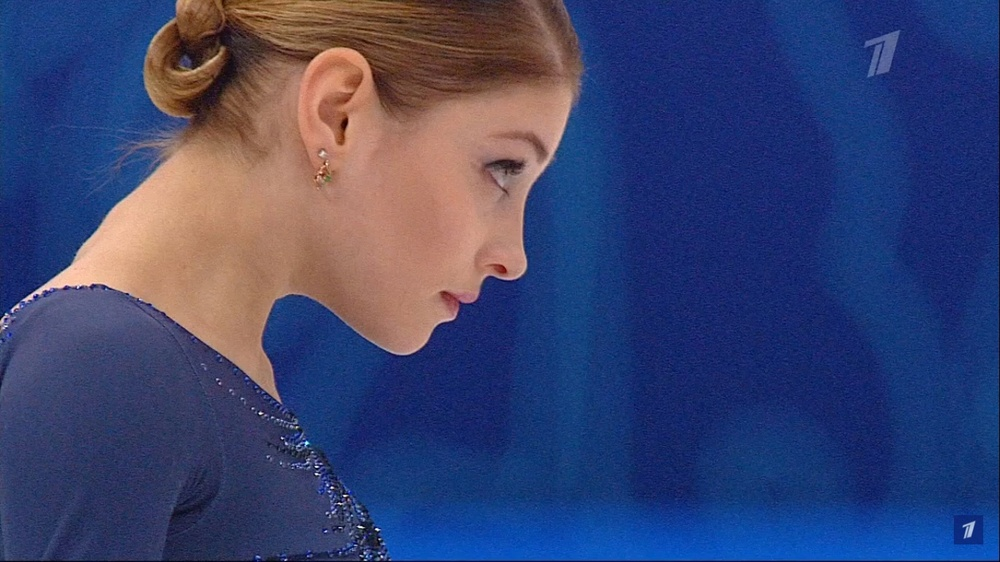
#> input picture src/lab1/images/1.jpg, 1000 x 562 px, shrunk from 1366 x 768 before the run, found by its file name
$ python 1_2.py
#> lines starting #> are read from the running program, lines starting #| are printed output that depends on the picture; after the words box and inside, x2 and y2 are one past the last pixel; in counts of white or black regions, pixels touching at a corner belong together
"""
Используя пороговые преобразования, добиться того, чтобы
фигура девушки попала в одну группу, а фон – в другую.
"""
import cv2


# Открытие цветной картинки
img = cv2.imread(r"D:\pythonprograms\techvision\techvision_etu_2025\src\lab1\images\1.jpg", flags=cv2.IMREAD_GRAYSCALE)
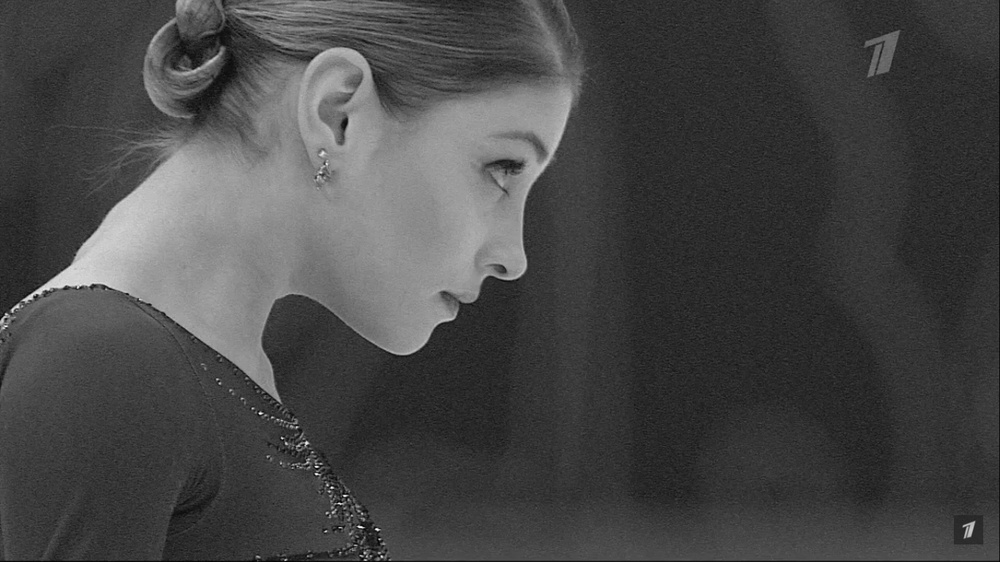
#> img: shape (562, 1000); min 0, max 255, mean 70.5
# Создание и отображение первого окна
cv2.namedWindow("pictures", flags=cv2.WINDOW_AUTOSIZE)
cv2.imshow("pictures", img)
# Adaptive threshold
img_chbf = cv2.adaptiveThreshold(
    img, 255, cv2.ADAPTIVE_THRESH_MEAN_C, cv2.THRESH_BINARY_INV, 11, 10
)
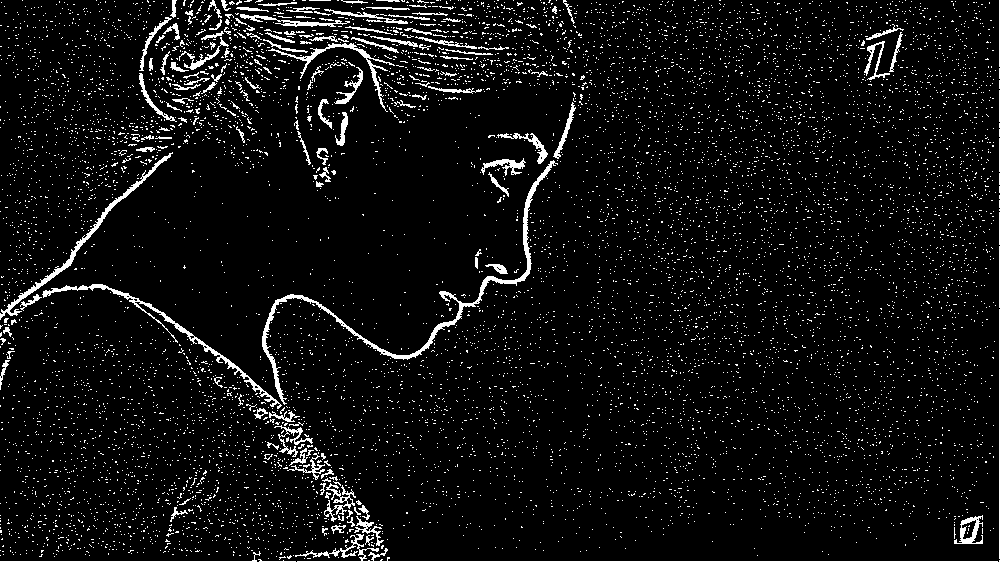
#> img_chbf: shape (562, 1000); 5.9% white in thin lines or dots
cv2.imshow("Adaptive", img_chbf)
# Пороговое преобразование
res, imgpd = cv2.threshold(img, 100, 255, cv2.THRESH_BINARY)
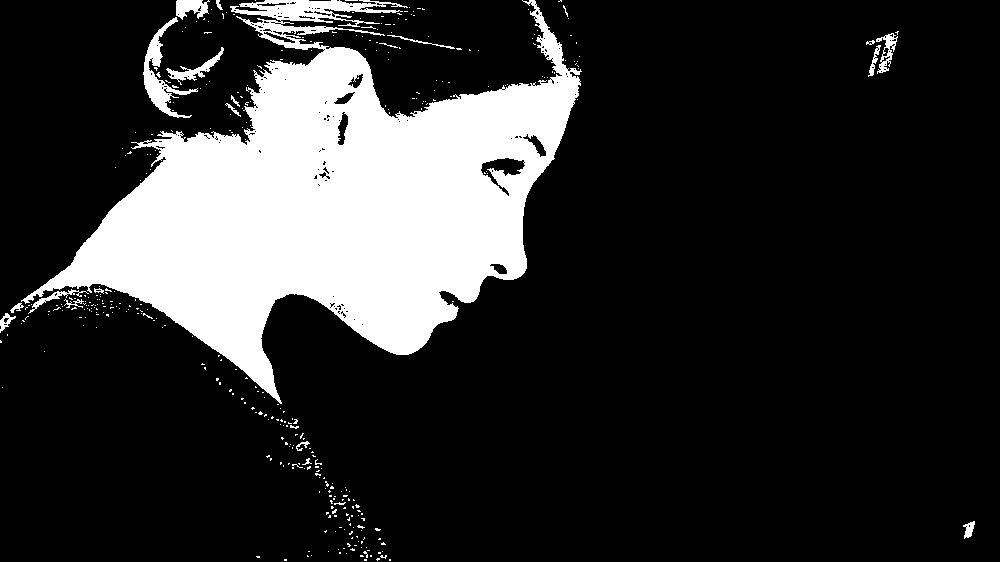
#> imgpd: shape (562, 1000); 18.4% white; 378 white regions (356 under 20 px), largest, box (x1, y1, x2, y2) and area: (21, 0, 582, 404) 98657, (143, 17, 198, 118) 1382, (166, 47, 224, 85) 477
cv2.imshow("Porog", imgpd)
print(res)
# Инвертированное пороговое преобразование
res, imgpf = cv2.threshold(img, 100, 255, cv2.THRESH_BINARY_INV)
cv2.imshow("Porog_inv", imgpf)
# Бесконечное ожидание - окна закроются только при нажатии ESC
print("Нажмите ESC чтобы закрыть все окна")
while True:
    key = cv2.waitKey(0)
#> (key Esc is pressed here)
    if key == 27: # Код клавиши ESC
        break
cv2.destroyAllWindows()

$ run again, with src/lab1/images/2.jpg copied over src/lab1/images/1.jpg
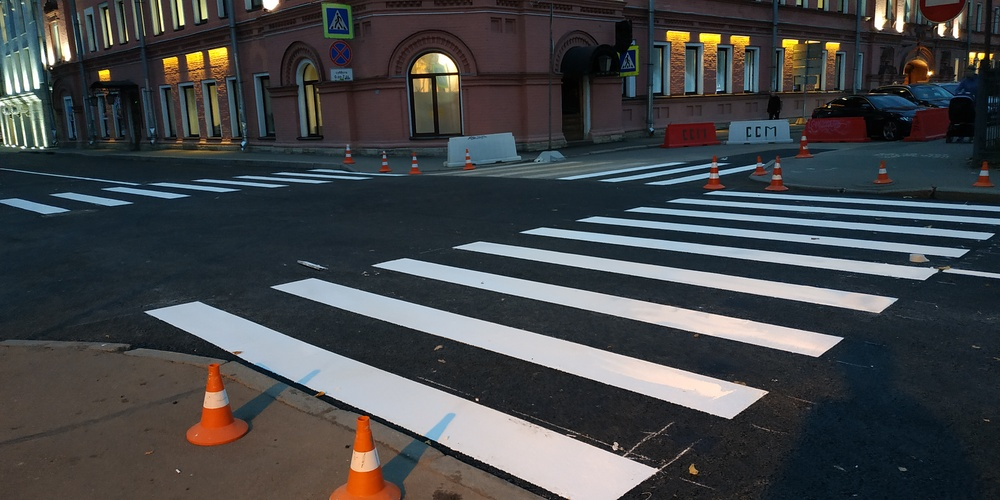
#> input picture src/lab1/images/2.jpg, 1000 x 500 px, shrunk from 4000 x 2000 before the run, found by its file name
#> `img_chbf = cv2.adaptiveThreshold( img, 255, cv2.ADAPTIVE_THRESH_MEAN_C..`:
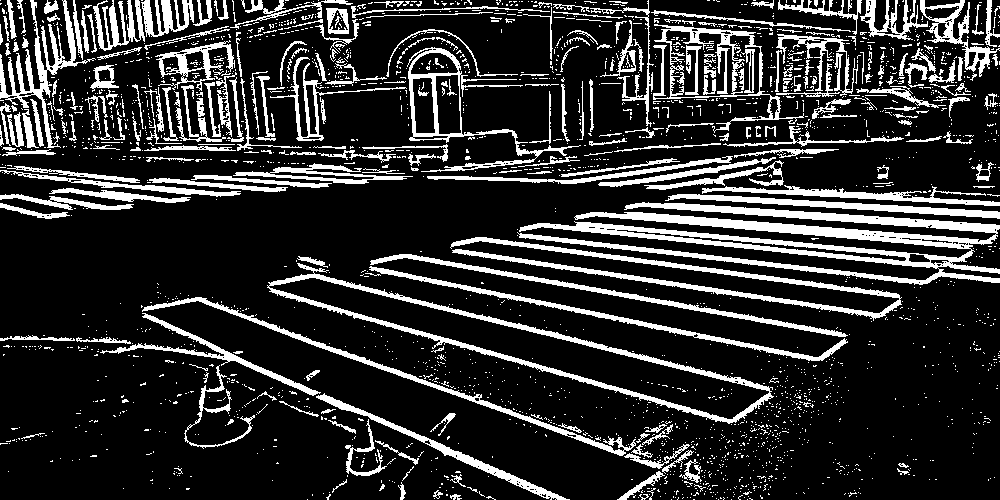
#> img_chbf: shape (500, 1000); 18.2% white; 2482 white regions (2208 under 20 px), largest, box (x1, y1, x2, y2) and area: (517, 202, 1000, 285) 12582, (267, 263, 774, 424) 5137, (450, 237, 902, 321) 4285
#> `res, imgpd = cv2.threshold(img, 100, 255, cv2.THRESH_BINARY)`:
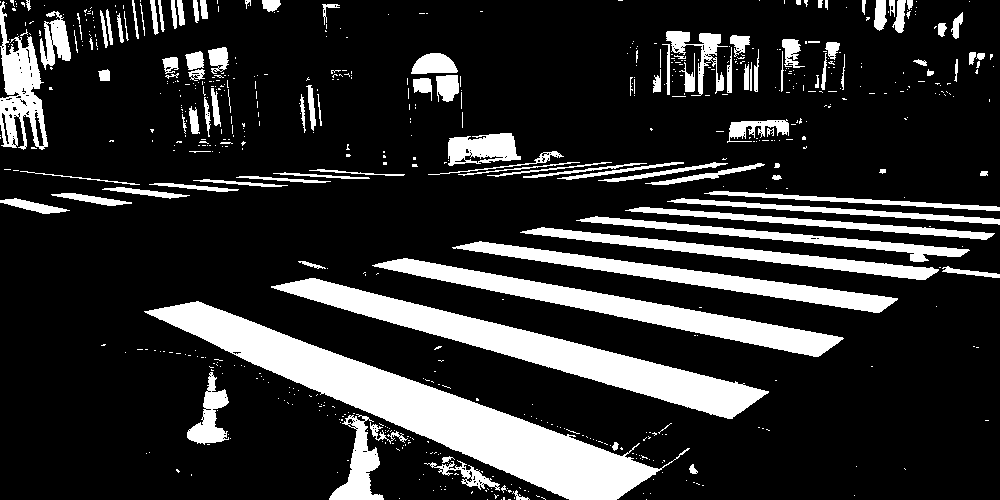
#> imgpd: shape (500, 1000); 18.5% white; 659 white regions (543 under 20 px), largest, box (x1, y1, x2, y2) and area: (144, 301, 690, 500) 23073, (271, 278, 769, 419) 13748, (372, 258, 844, 357) 8842

$ run again, with src/lab1/images/5.jpg copied over src/lab1/images/1.jpg
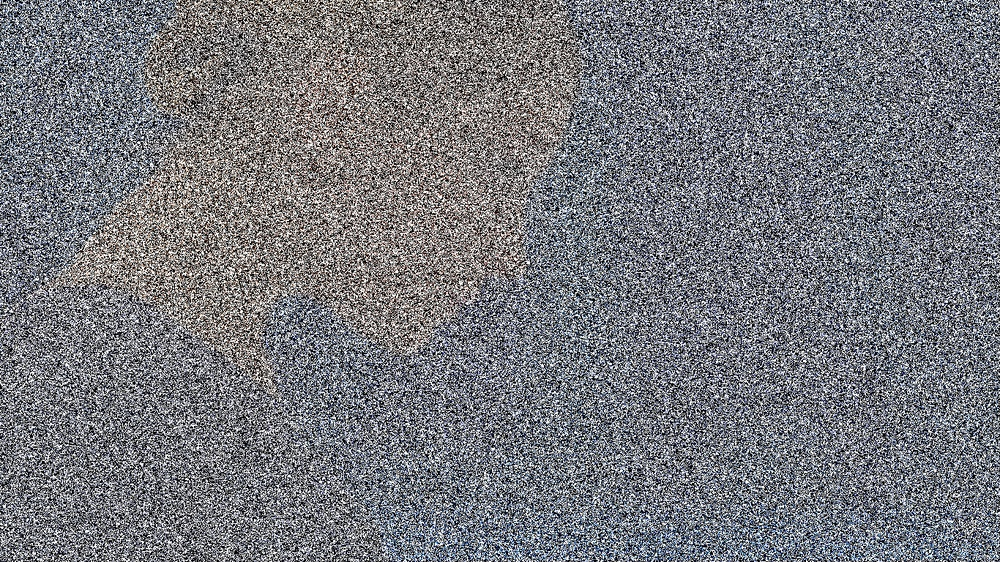
#> input picture src/lab1/images/5.jpg, 1000 x 562 px, shrunk from 1366 x 768 before the run, found by its file name
#> `img_chbf = cv2.adaptiveThreshold( img, 255, cv2.ADAPTIVE_THRESH_MEAN_C..`:
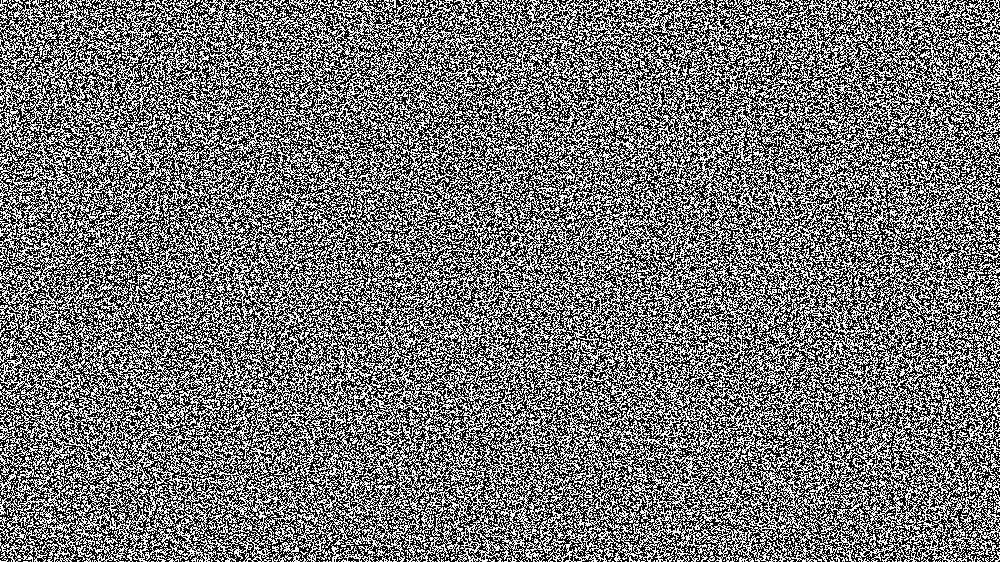
#> img_chbf: shape (562, 1000); 45.9% white in thin lines or dots
#> `res, imgpd = cv2.threshold(img, 100, 255, cv2.THRESH_BINARY)`:
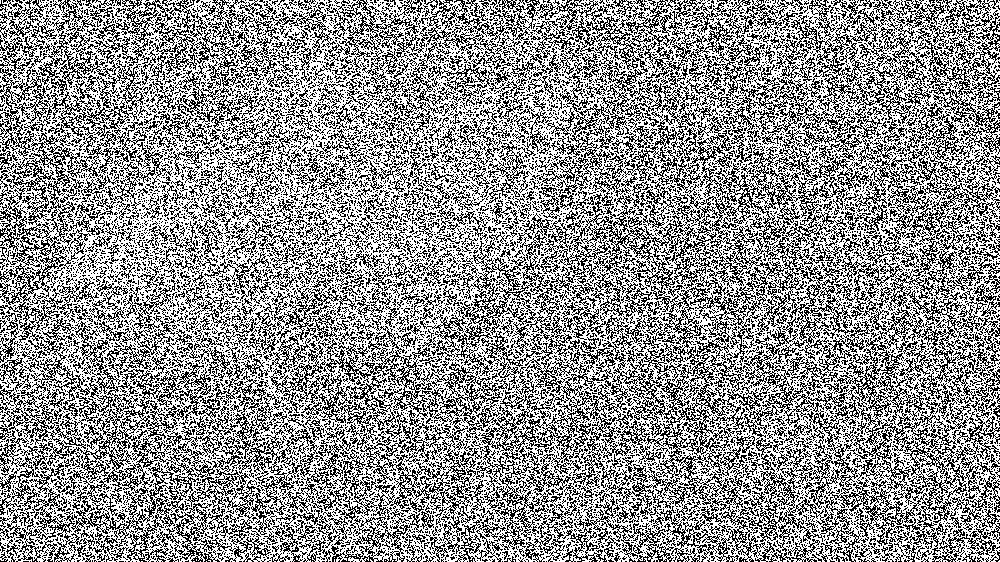
#> imgpd: shape (562, 1000); 58.6% white; black in thin lines or dots
#> imgpf: shape (562, 1000); 41.4% white in thin lines or dots
